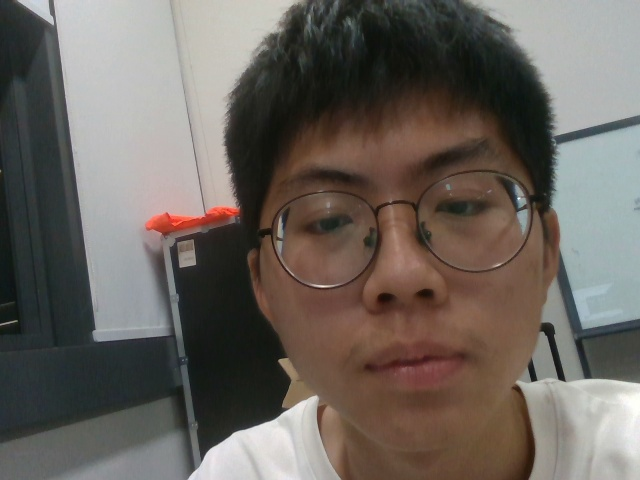
#> input picture face_project/face_data/chen_weifan/0.jpg, 640 x 480 px; its folder holds only this picture in this run
$ python generate_embeddings.py
#> lines starting #> are read from the running program, lines starting #| are printed output that depends on the picture
### face_project/bpu_nodes/bpu_infer.py
#!/usr/bin/env python3
"""
BPU 推理封装类 - 使用 hrt_model_exec 进行推理
"""
import subprocess
import numpy as np
import os
import tempfile
import shutil
import time

class BPUInfer:
    def __init__(self, model_path, core_id=0):
        """
        初始化 BPU 推理器
        Args:
            model_path: 模型文件路径 (.bin)
            core_id: BPU 核心 ID (0 表示任意核心)
        """
#> called with model_path = '/app/models/w600k_r50.bin', core_id = 0
        self.model_path = model_path
        self.core_id = core_id
        self.temp_dir = tempfile.mkdtemp(prefix='bpu_')
        self.input_size = None
        self.output_size = None

        # 获取模型信息
        self._get_model_info()
#> (the call stopped at in _get_model_info, `result = subprocess.run(cmd, capture_output=True, text=True)`: subprocess is not available in this run)

    def _get_model_info(self):
        """获取模型输入输出信息"""
        cmd = [
            'hrt_model_exec', 'model_info',
            '--model_file', self.model_path
        ]
        result = subprocess.run(cmd, capture_output=True, text=True)
        print(result.stdout)
        # 简单解析，实际可以用更复杂的方式
        return True

    def infer_from_file(self, image_path):
        """
        从图片文件进行推理
        Args:
            image_path: 图片路径 (jpg/png)
        Returns:
            numpy array: 特征向量
        """
        output_dir = os.path.join(self.temp_dir, f'out_{int(time.time())}')
        os.makedirs(output_dir, exist_ok=True)

        cmd = [
            'hrt_model_exec', 'infer',
            '--model_file', self.model_path,
            '--input_file', image_path,
            '--core_id', str(self.core_id),
            '--enable_dump', 'true',
            '--dump_path', output_dir
        ]

        result = subprocess.run(cmd, capture_output=True, text=True)

        if result.returncode != 0:
            raise RuntimeError(f'推理失败: {result.stderr}')

        # 查找输出文件
        output_file = None
        for f in os.listdir(output_dir):
            if f.startswith('model_infer_output_') and f.endswith('.bin'):
                output_file = os.path.join(output_dir, f)
                break

        if output_file is None:
            raise RuntimeError('未找到输出文件')

        # 读取特征向量
        feature = np.fromfile(output_file, dtype=np.float32)

        # 清理临时文件
        shutil.rmtree(output_dir, ignore_errors=True)

        return feature

    def infer_from_array(self, image_array):
        """
        从 numpy 数组进行推理
        Args:
            image_array: numpy array (H, W, 3) BGR 格式
        Returns:
            numpy array: 特征向量
        """
        # 保存为临时文件
        temp_img = os.path.join(self.temp_dir, f'temp_{int(time.time())}.jpg')
        import cv2
        cv2.imwrite(temp_img, image_array)

        try:
            feature = self.infer_from_file(temp_img)
        finally:
            os.remove(temp_img)

        return feature

    def __del__(self):
        """清理临时目录"""
        if hasattr(self, 'temp_dir') and os.path.exists(self.temp_dir):
            shutil.rmtree(self.temp_dir, ignore_errors=True)

### face_project/bpu_nodes/generate_embeddings.py
#!/usr/bin/env python3
"""
生成人脸特征数据库
使用 BPU 从照片中提取特征并保存
"""
import os
import cv2
import numpy as np
import pickle
import glob
from bpu_infer import BPUInfer

# 配置
DATA_DIR = os.path.expanduser('~/face_project/face_data')  # 存放各人照片的目录
OUTPUT_PATH = os.path.expanduser('~/face_project/bpu_nodes/data/face_embeddings.pkl')

def generate_embeddings():
    print('🔍 初始化 BPU 推理器...')
    recognizer = BPUInfer('/app/models/w600k_r50.bin')

    face_db = []

    # 遍历每个人员的文件夹
    for person_dir in os.listdir(DATA_DIR):
        person_path = os.path.join(DATA_DIR, person_dir)
        if not os.path.isdir(person_path):
            continue

        print(f'\n📁 处理人员: {person_dir}')

        # 获取该人员所有图片
        images = glob.glob(os.path.join(person_path, '*.jpg')) + \
                 glob.glob(os.path.join(person_path, '*.jpeg')) + \
                 glob.glob(os.path.join(person_path, '*.png'))

        if not images:
            print(f'  ⚠️ 没有找到图片，跳过')
            continue

        embeddings = []
        for img_path in images[:20]:  # 最多取20张
            try:
                img = cv2.imread(img_path)
#> img is the input picture: shape (480, 640, 3); mean B, G, R 94, 100.2, 107
                if img is None:
                    continue

                # Resize 到 112x112
                img = cv2.resize(img, (112, 112))
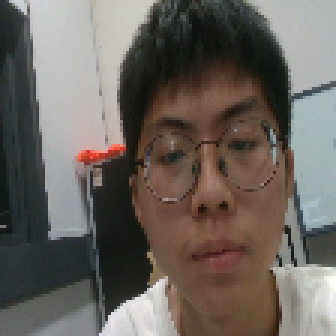
#> img: shape (112, 112, 3) (shown 3 times larger); mean B, G, R 93.9, 100.2, 106.9

                # 提取特征
                feature = recognizer.infer_from_array(img)
                if feature is not None:
                    embeddings.append(feature)
                    print(f'  ✅ {os.path.basename(img_path)}')
            except Exception as e:
                print(f'  ❌ {os.path.basename(img_path)}: {e}')

        if embeddings:
            # 取平均作为该人员的特征
            avg_embedding = np.mean(embeddings, axis=0)
            # 归一化
            avg_embedding = avg_embedding / (np.linalg.norm(avg_embedding) + 1e-8)

            face_db.append({
                'name': person_dir,
                'embedding': avg_embedding,
                'count': len(embeddings)
            })
            print(f'  📊 平均特征: {len(embeddings)} 张图片')
        else:
            print(f'  ❌ 无有效图片')

    # 保存数据库
    os.makedirs(os.path.dirname(OUTPUT_PATH), exist_ok=True)
    with open(OUTPUT_PATH, 'wb') as f:
        pickle.dump(face_db, f)

    print(f'\n✅ 特征数据库已保存到: {OUTPUT_PATH}')
    print(f'📊 共 {len(face_db)} 人')
    for person in face_db:
        print(f'  - {person["name"]}: {person["count"]} 张图片')

if __name__ == '__main__':
    generate_embeddings()
#> (the call stopped at in infer_from_file, `result = subprocess.run(cmd, capture_output=True, text=True)`: subprocess is not available in this run)

$ run again, on face_project/face_data/cxf/0.jpg
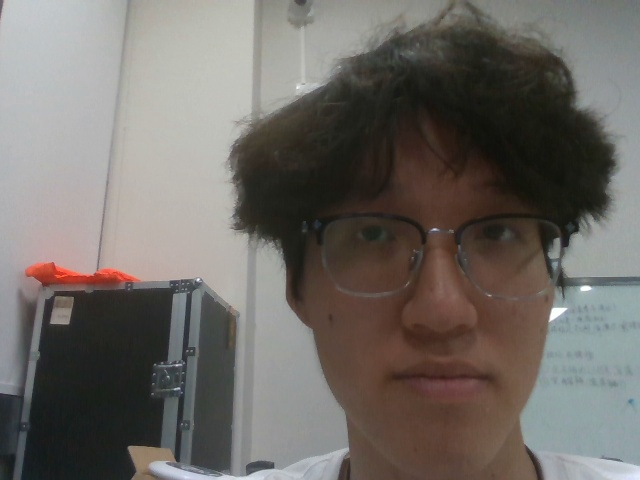
#> input picture face_project/face_data/cxf/0.jpg, 640 x 480 px
#> in generate_embeddings, img is the input picture: shape (480, 640, 3); mean B, G, R 102.2, 106.9, 111.4
#> in generate_embeddings, `img = cv2.resize(img, (112, 112))`:
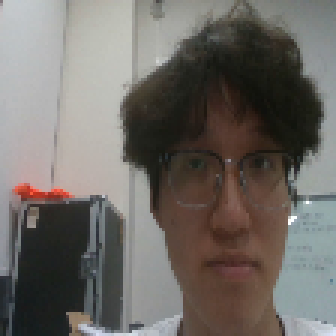
#> img: shape (112, 112, 3) (shown 3 times larger); mean B, G, R 102.1, 106.8, 111.3

$ run again, on face_project/face_data/chen_weifan/1.jpg
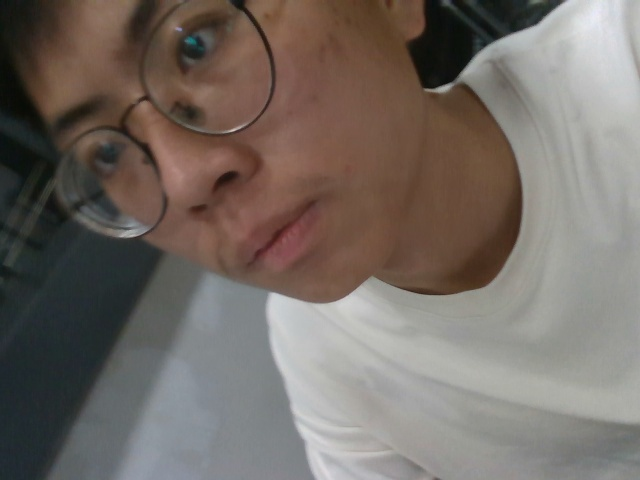
#> input picture face_project/face_data/chen_weifan/1.jpg, 640 x 480 px
#> in generate_embeddings, img is the input picture: shape (480, 640, 3); mean B, G, R 101.3, 107.7, 116.5
#> in generate_embeddings, `img = cv2.resize(img, (112, 112))`:
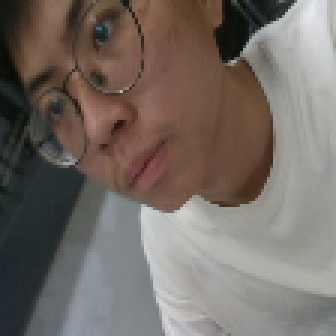
#> img: shape (112, 112, 3) (shown 3 times larger); mean B, G, R 101.2, 107.6, 116.4

$ run again, on face_project/face_data/chen_weifan/10.jpg
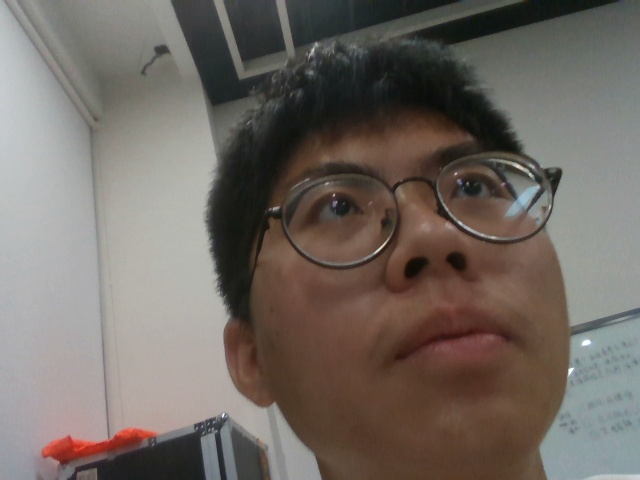
#> input picture face_project/face_data/chen_weifan/10.jpg, 640 x 480 px
#> in generate_embeddings, img is the input picture: shape (480, 640, 3); mean B, G, R 99.3, 105.5, 113.6
#> in generate_embeddings, `img = cv2.resize(img, (112, 112))`:
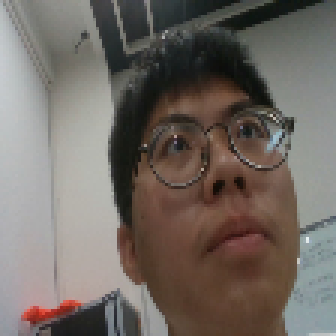
#> img: shape (112, 112, 3) (shown 3 times larger); mean B, G, R 99.2, 105.5, 113.5
